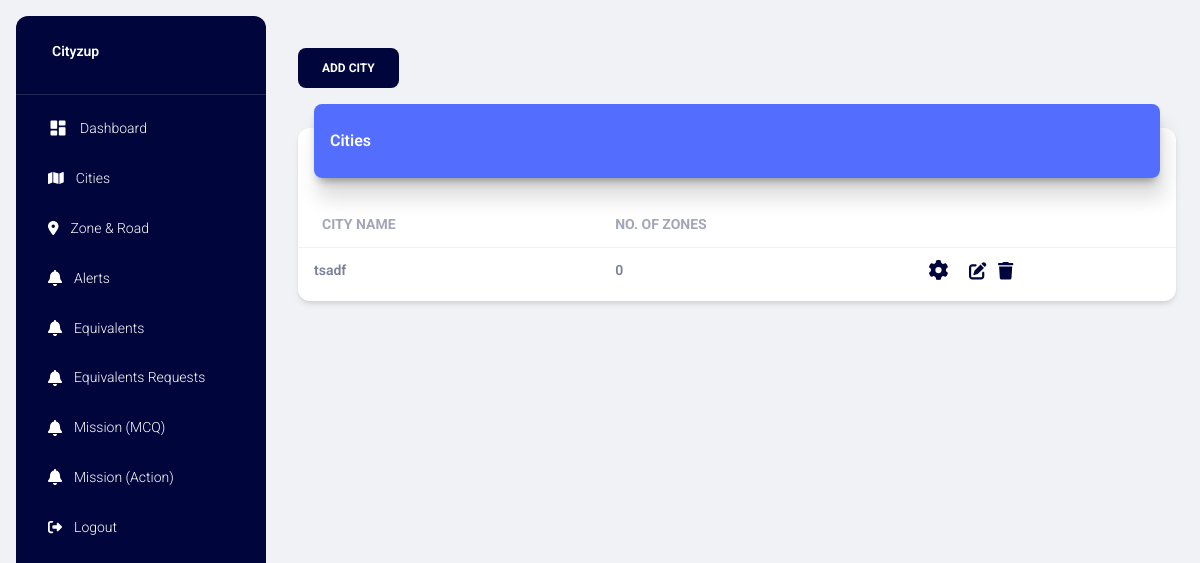
The page /cities/ (signed in) on the database as committed earlier.
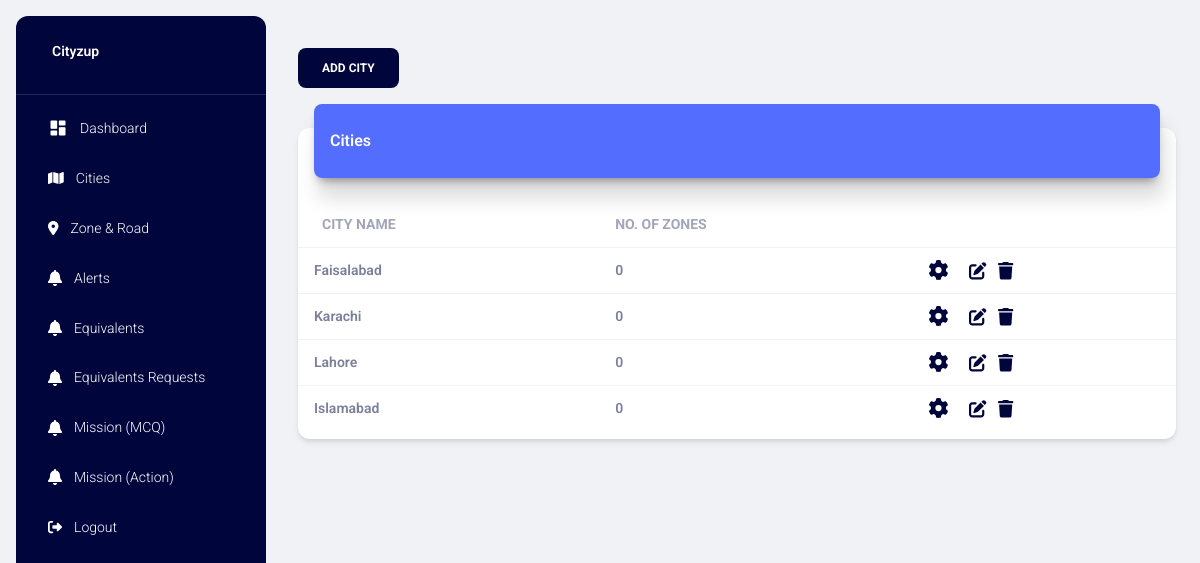
The same page on the database as committed later.
### project/models.py (models this page shows)
class Guide(db.Model):
    g_id = db.Column(db.Integer, primary_key=True)
    g_title = db.Column(db.String(255), nullable=False)
    g_coins_for_first_alert = db.Column(db.Integer, nullable=False)
    g_coins_for_confirm_alert = db.Column(db.Integer, nullable=False)
    g_coins_for_close_alert = db.Column(db.Integer, nullable=False)

### project/main.py (the view)
@main.route("/cities/")
@login_required
def cities():
    cities = db.session.query(
        Guide.g_id,
        Guide.g_title,
        db.func.count(Zone.z_id).label('point_count'),
        Guide.g_coins_for_first_alert,
        Guide.g_coins_for_confirm_alert,
        Guide.g_coins_for_close_alert
    ) \
        .outerjoin(Zone, Zone.g_id == Guide.g_id) \
        .group_by(Guide.g_id, Guide.g_coins_for_first_alert,  Guide.g_coins_for_confirm_alert,
                  Guide.g_coins_for_close_alert) \
        .order_by(Guide.g_id.desc()) \
        .all()
    title = 'Cities'
    page_title = 'Cities'
    return render_template('cities.html', cities=cities, page_title=page_title, title=title)

### project/models.py (called while the page is built)
@login_manager.user_loader
def load_user(user_id):
    return User.query.get(int(user_id))

### project/templates/cities.html (shortened to what the changed rows need)
{% extends "layout.html" %} {% block title %} {% endblock %} {% block content %}
<div class="container-fluid py-4">
    <div class="row">
        <div class="col-12">
            <div class="card my-4">
                <div class="card-body px-0 pb-2">
                    <div class="table-responsive p-0">
                        {% if cities|length > 0 %}
                            <table class="table align-items-center mb-0">
                                <thead>
                                    <tr>
                                        <th class="text-uppercase text-secondary text-sm font-weight-bolder opacity-7">
                                            City Name
                                        </th>
                                        <th class="text-uppercase text-secondary text-sm font-weight-bolder opacity-7 ps-2">
                                            No. of Zones
                                        </th>
                                        <th class="text-secondary opacity-7"></th>
                                    </tr>
                                </thead>
                                <tbody>
                                    {% for city in cities %}
                                        <tr>
                                            <td>
                                                <div class="d-flex px-2 py-1">
                                                    <div class="d-flex flex-column justify-content-center">
                                                        <p class="text-sm font-weight-bold mb-0">{{ city.g_title }}</p>
                                                    </div>
                                                </div>
                                            </td>
                                            <td>
                                                <p class="text-sm font-weight-bold mb-0">{{ city.point_count }}</p>
                                            </td>
                                            <td class="align-middle">
                                                <a href="#" data-gid="{{ city.g_id }}"
                                                data-firstcoin="{{city.g_coins_for_first_alert}}"
                                                data-confirmcoin="{{city.g_coins_for_confirm_alert}}"
                                                data-closecoin="{{city.g_coins_for_close_alert}}"
                                                data-bs-toggle="modal" data-bs-target="#modalCitySettings" class="openModalCitySettings">
                                                    <i class="fa-solid fa-gear fa-lg icon-dark"></i>
                                                </a>
                                                <a href="#" data-gid="{{ city.g_id }}" data-gtitle="{{ city.g_title }}" class="text-secondary font-weight-bold text-sm openEditModalGuide" data-toggle="tooltip" data-original-title="Edit" data-bs-toggle="modal" data-bs-target="#modalEditGuide">
                                                    <i class="fa-solid fa-pen-to-square fa-lg icon-dark "></i>
                                                </a>
                                                <a href="#" data-gid="{{ city.g_id }}" class="text-secondary font-weight-bold text-sm deleteGuideBtn" data-toggle="tooltip" data-original-title="Delete">
                                                    <i class="fa-solid fa-trash fa-lg icon-dark"></i>
                                                </a>
                                            </td>
                                        </tr>
                                    {% endfor %}
                                </tbody>
                            </table>
                        {% else %}
                            <h4 class="text-center">There are currently no data available.</h4>
                        {% endif %}
                    </div>
                </div>
            </div>
        </div>
    </div>
</div>
{% endblock %}

Rows that differ between the two databases and show on the page:
removed Guide: g_title "tsadf", point_count "0"
added Guide: g_title "Faisalabad", point_count "0"
added Guide: g_title "Karachi", point_count "0"
added Guide: g_title "Lahore", point_count "0"
added Guide: g_title "Islamabad", point_count "0"
